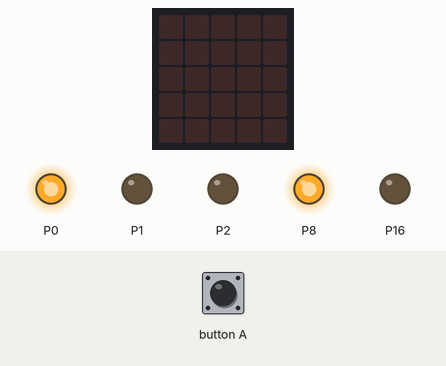
Simulated run of this program. Board: BBC micro:bit (MakeCode). Shown: the board's 5×5 LED display, output pins drawn as LEDs (lit = HIGH). Inputs (shaded band) come from the test bench.

Above: at 1.2 s.
1.3 s: button A pressed for 0.15 s
At 8.4 s:
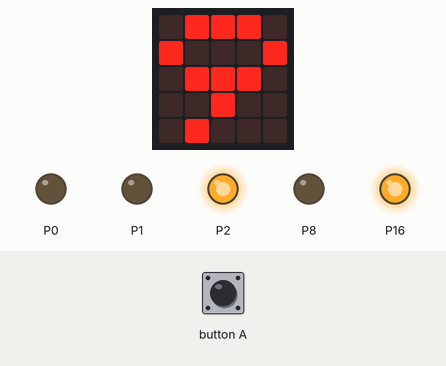
At 23.7 s:
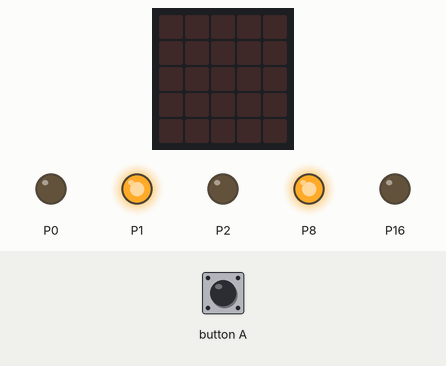
Timing chart, 0 to 36.5 s (numbered marks = the images above; inputs shaded):
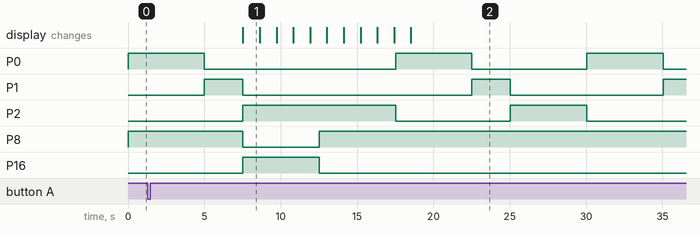

The program:

main.ts
```typescript
function jaune () {
    pins.digitalWritePin(DigitalPin.P0, 0)
    pins.digitalWritePin(DigitalPin.P1, 1)
    pins.digitalWritePin(DigitalPin.P2, 0)
}
input.onButtonPressed(Button.A, function () {
    passage_piéton = 1
})
function verte () {
    pins.digitalWritePin(DigitalPin.P0, 1)
    pins.digitalWritePin(DigitalPin.P1, 0)
    pins.digitalWritePin(DigitalPin.P2, 0)
}
function orange () {
    pins.digitalWritePin(DigitalPin.P8, 1)
    pins.digitalWritePin(DigitalPin.P16, 0)
}
function blanche () {
    pins.digitalWritePin(DigitalPin.P8, 0)
    pins.digitalWritePin(DigitalPin.P16, 1)
}
function rouge () {
    pins.digitalWritePin(DigitalPin.P0, 0)
    pins.digitalWritePin(DigitalPin.P1, 0)
    pins.digitalWritePin(DigitalPin.P2, 1)
}
let passage_piéton = 0
passage_piéton = 0
let passage_piéton_2 = 0
let verte_1 = 0
orange()
basic.clearScreen()
basic.forever(function () {
    if (passage_piéton == 0) {
        verte()
        verte_1 = 1
        basic.pause(5000)
        jaune()
        basic.pause(2500)
        rouge()
        verte_1 = 0
        basic.pause(5000)
    }
})
basic.forever(function () {
    if (passage_piéton_2 == 1 && passage_piéton == 1 && verte_1 == 0) {
        basic.showNumber(9)
        basic.pause(350)
        basic.showNumber(8)
        basic.pause(350)
        basic.showNumber(7)
        basic.pause(350)
        basic.showNumber(6)
        basic.pause(350)
        basic.showNumber(5)
        basic.pause(350)
        basic.showNumber(4)
        basic.pause(350)
        basic.showNumber(3)
        basic.pause(350)
        basic.showNumber(2)
        basic.pause(350)
        basic.showNumber(1)
        basic.pause(350)
        basic.showNumber(0)
        basic.pause(350)
        basic.clearScreen()
    }
})
basic.forever(function () {
    if (verte_1 == 0 && passage_piéton == 1) {
        passage_piéton_2 += 1
        blanche()
        basic.pause(5000)
        orange()
        basic.pause(5000)
        passage_piéton_2 += 0
        passage_piéton = 0
    }
})
```

test.ts
```typescript
// les tests vont ici; ceci n'est pas compilé lorsque cet ensemble est utilisé en tant qu'extension.
```

Measured:
- after the input at 1.3 s, P8: HIGH → LOW after 6.2 s, → HIGH 5.0 s later; P16: LOW → HIGH after 6.2 s, → LOW 5.0 s later; the display: changes after 6.2 s (image 1)
- what the display in image 1 shows lasts 1.1 s, from 7.5 s to 8.6 s
